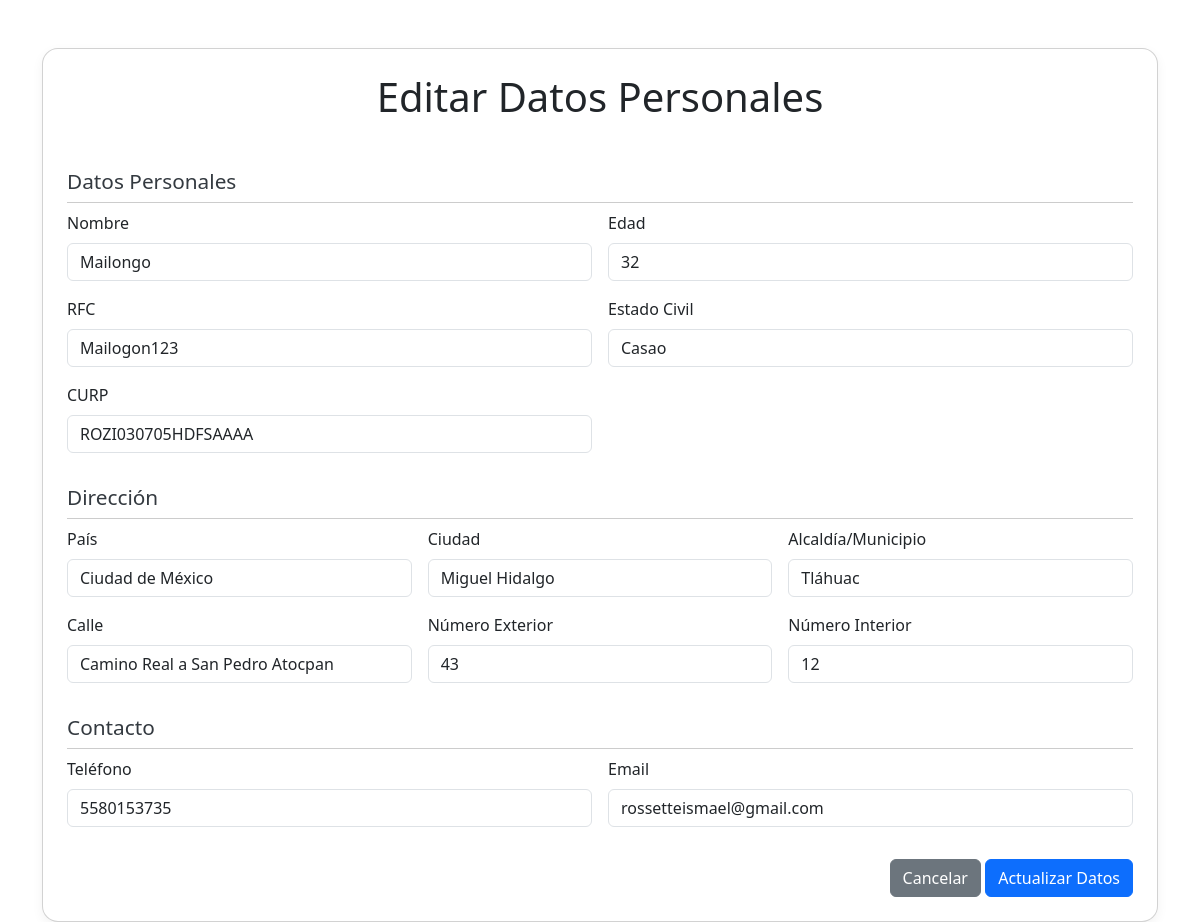
The app's page /views/actualizarDatos.php?id=2 (signed in) with its own data.
### tables this page shows
CREATE TABLE `datospersonales` (
  `idDatosPersonales` int(11) NOT NULL,
  `Nombre` varchar(100) DEFAULT NULL,
  `Edad` int(11) DEFAULT NULL,
  `RFC` varchar(20) DEFAULT NULL,
  `EstadoCivil` varchar(50) DEFAULT NULL,
  `CURP` varchar(20) DEFAULT NULL,
  `idDomicilio` int(11) DEFAULT NULL,
  `idContacto` int(11) DEFAULT NULL
);

CREATE TABLE `direccion` (
  `idDireccion` int(11) NOT NULL,
  `Pais` varchar(100) DEFAULT NULL,
  `Ciudad` varchar(100) DEFAULT NULL,
  `AlcaldiaMunicipio` varchar(100) DEFAULT NULL,
  `Calle` varchar(100) DEFAULT NULL,
  `NumeroExterior` varchar(20) DEFAULT NULL,
  `NumeroInterior` varchar(20) DEFAULT NULL
);

CREATE TABLE `contacto` (
  `idContacto` int(11) NOT NULL,
  `Telefono` varchar(20) DEFAULT NULL,
  `Email` varchar(100) DEFAULT NULL
);

### views/actualizarDatos.php (the view, shortened to what this page needs)
<?php
include "../includes/db.php";
$id = $_GET['id'];
$query = "
    SELECT
        dp.idDatosPersonales,
        dp.Nombre,
        dp.Edad,
        dp.RFC,
        dp.EstadoCivil,
        dp.CURP,
        d.pais,
        d.Ciudad,
        d.AlcaldiaMunicipio,
        d.Calle,
        d.NumeroExterior,
        d.NumeroInterior,
        c.Telefono,
        c.Email
    FROM DatosPersonales dp
    JOIN Direccion d ON dp.idDomicilio = d.idDireccion
    JOIN Contacto c ON dp.idContacto = c.idContacto
    WHERE dp.idDatosPersonales = ?
";
$stmt = $conexion->prepare($query);
$stmt->bind_param("i", $id);
$stmt->execute();
$result = $stmt->get_result();
$row = $result->fetch_assoc();
?>
<!DOCTYPE html>
<html lang="es">
<head>
    <link rel="stylesheet" href="https://cdn.jsdelivr.net/npm/bootstrap@5.3.3/dist/css/bootstrap.min.css">
    <link rel="stylesheet" href="../css/formulario.css">
</head>
<body>
    <div class="container mt-5">
        <div class="card p-4">
            <h1 class="text-center mb-4">Editar Datos Personales</h1>
            <form action="../includes/controllers/actualizar.php" method="post">
                <div class="form-section">
                    <h2>Datos Personales</h2>
                    <div class="row g-3">
                        <div class="col-md-6">
                            <label for="nombre" class="form-label">Nombre</label>
                            <input type="text" id="nombre" name="nombre" class="form-control" value="<?= htmlspecialchars($row['Nombre']) ?>" required autocomplete="off">
                        </div>
                        <div class="col-md-6">
                            <label for="edad" class="form-label">Edad</label>
                            <input type="number" id="edad" name="edad" class="form-control" value="<?= $row['Edad'] ?>" required>
                        </div>
                        <div class="col-md-6">
                            <label for="rfc" class="form-label">RFC</label>
                            <input type="text" id="rfc" name="rfc" class="form-control" value="<?= $row['RFC'] ?>" required>
                        </div>
                        <div class="col-md-6">
                            <label for="estadoCivil" class="form-label">Estado Civil</label>
                            <input type="text" id="estadoCivil" name="estadoCivil" class="form-control" value="<?= $row['EstadoCivil'] ?>" required>
                        </div>
                        <div class="col-md-6">
                            <label for="curp" class="form-label">CURP</label>
                            <input type="text" id="curp" name="curp" class="form-control" value="<?= $row['CURP'] ?>" required>
                        </div>
                    </div>
                </div>
                <div class="form-section mt-4">
                    <h2>Dirección</h2>
                    <div class="row g-3">
                        <div class="col-md-4">
                            <label for="pais" class="form-label">País</label>
                            <input type="text" id="pais" name="pais" class="form-control" value="<?= $row['pais'] ?>" required>
                        </div>
                        <div class="col-md-4">
                            <label for="ciudad" class="form-label">Ciudad</label>
                            <input type="text" id="ciudad" name="ciudad" class="form-control" value="<?= $row['Ciudad'] ?>" required>
                        </div>
                        <div class="col-md-4">
                            <label for="alcaldia" class="form-label">Alcaldía/Municipio</label>
                            <input type="text" id="alcaldia" name="alcaldia" class="form-control" value="<?= $row['AlcaldiaMunicipio'] ?>" required>
                        </div>
                        <div class="col-md-4">
                            <label for="calle" class="form-label">Calle</label>
                            <input type="text" id="calle" name="calle" class="form-control" value="<?= $row['Calle'] ?>" required>
                        </div>
                        <div class="col-md-4">
                            <label for="numeroExterior" class="form-label">Número Exterior</label>
                            <input type="text" id="numeroExterior" name="numeroExterior" class="form-control" value="<?= $row['NumeroExterior'] ?>" required>
                        </div>
                        <div class="col-md-4">
                            <label for="numeroInterior" class="form-label">Número Interior</label>
                            <input type="text" id="numeroInterior" name="numeroInterior" class="form-control" value="<?= $row['NumeroInterior'] ?>">
                        </div>
                    </div>
                </div>
                <div class="form-section mt-4">
                    <h2>Contacto</h2>
                    <div class="row g-3">
                        <div class="col-md-6">
                            <label for="telefono" class="form-label">Teléfono</label>
                            <input type="text" id="telefono" name="telefono" class="form-control" value="<?= $row['Telefono'] ?>" required>
                        </div>
                        <div class="col-md-6">
                            <label for="email" class="form-label">Email</label>
                            <input type="email" id="email" name="email" class="form-control" value="<?= $row['Email'] ?>" required>
                        </div>
                    </div>
                </div>
                <div class="mt-4 text-end">
                    <a href="../includes/controllers/actualizar.php" class="btn btn-secondary">Cancelar</a>
                    <input type="submit" class="btn btn-primary" value="Actualizar Datos">
                </div>
            </form>
        </div>
    </div>
</body>
</html>

### css/formulario.css (style rules this page uses)
.form-section { margin-bottom: 2rem; }
.card { border-radius: 1rem; box-shadow: 0 4px 12px rgba(0, 0, 0, 0.05); }
h2 { margin-top: 1.5rem; font-size: 1.3rem; color: #343a40; border-bottom: 1px solid #ccc; padding-bottom: 0.5rem; }
.form-label { font-weight: 500; }

### records on screen
datospersonales: nombre "Mailongo", edad "32", rfc "Mailogon123", estadoCivil "Casao", curp "ROZI030705HDFSAAAA", pais "Ciudad de México", ciudad "Miguel Hidalgo", alcaldia "Tláhuac", calle "Camino Real a San Pedro Atocpan", numeroExterior "43", numeroInterior "12", telefono "5580153735", email "rossetteismael@gmail.com"
